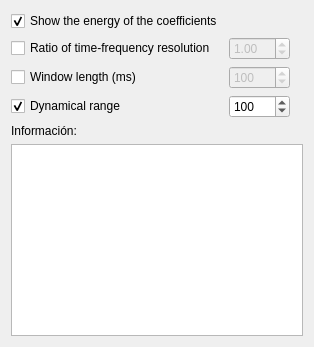
      <widget class="QWidget" name="tab_spectrogram">
       <attribute name="title">
        <string>Spectrogram</string>
       </attribute>
       <layout class="QGridLayout" name="gridLayout_3">
        <item row="0" column="0">
         <layout class="QGridLayout" name="gridLayout_2">
          <item row="2" column="2">
           <widget class="QLabel" name="labelWlen">
            <property name="sizePolicy">
             <sizepolicy hsizetype="Maximum" vsizetype="Preferred">
              <horstretch>0</horstretch>
              <verstretch>0</verstretch>
             </sizepolicy>
            </property>
            <property name="toolTip">
             <string>&lt;html&gt;&lt;head/&gt;&lt;body&gt;&lt;p&gt;Window length. Specifies the length of the window measured in ms. &lt;/p&gt;&lt;/body&gt;&lt;/html&gt;</string>
            </property>
            <property name="text">
             <string/>
            </property>
            <property name="pixmap">
             <pixmap>:/imagenes/info.png</pixmap>
            </property>
            <property name="alignment">
             <set>Qt::AlignCenter</set>
            </property>
           </widget>
          </item>
          <item row="1" column="0">
           <widget class="QCheckBox" name="sgram_tfr">
            <property name="text">
             <string>Ratio of time-frequency resolution</string>
            </property>
            <property name="checked">
             <bool>false</bool>
            </property>
            <property name="tristate">
             <bool>false</bool>
            </property>
           </widget>
          </item>
          <item row="2" column="0">
           <widget class="QCheckBox" name="sgram_wlen">
            <property name="text">
             <string>Window length (ms)</string>
            </property>
            <property name="checked">
             <bool>false</bool>
            </property>
           </widget>
          </item>
          <item row="2" column="1">
           <widget class="QSpinBox" name="sgram_wlen_value">
            <property name="enabled">
             <bool>false</bool>
            </property>
            <property name="maximum">
             <number>50000</number>
            </property>
            <property name="singleStep">
             <number>10</number>
            </property>
            <property name="value">
             <number>100</number>
            </property>
           </widget>
          </item>
          <item row="0" column="0">
           <widget class="QCheckBox" name="sgram_lin">
            <property name="text">
             <string>Show the energy of the coefficients</string>
            </property>
            <property name="checked">
             <bool>true</bool>
            </property>
           </widget>
          </item>
          <item row="1" column="1">
           <widget class="QDoubleSpinBox" name="sgram_tfr_value">
            <property name="enabled">
             <bool>false</bool>
            </property>
            <property name="sizePolicy">
             <sizepolicy hsizetype="Minimum" vsizetype="Fixed">
              <horstretch>0</horstretch>
              <verstretch>0</verstretch>
             </sizepolicy>
            </property>
            <property name="maximum">
             <double>5.000000000000000</double>
            </property>
            <property name="singleStep">
             <double>0.100000000000000</double>
            </property>
            <property name="value">
             <double>1.000000000000000</double>
            </property>
           </widget>
          </item>
          <item row="0" column="2">
           <widget class="QLabel" name="labelLin">
            <property name="sizePolicy">
             <sizepolicy hsizetype="Maximum" vsizetype="Preferred">
              <horstretch>0</horstretch>
              <verstretch>0</verstretch>
             </sizepolicy>
            </property>
            <property name="maximumSize">
             <size>
              <width>16777215</width>
              <height>16777215</height>
             </size>
            </property>
            <property name="toolTip">
             <string>&lt;html&gt;&lt;head/&gt;&lt;body&gt;&lt;p&gt;Show the energy of the coefficients on a linear scale.&lt;/p&gt;&lt;/body&gt;&lt;/html&gt;</string>
            </property>
            <property name="text">
             <string/>
            </property>
            <property name="pixmap">
             <pixmap>:/imagenes/info.png</pixmap>
            </property>
            <property name="alignment">
             <set>Qt::AlignCenter</set>
            </property>
           </widget>
          </item>
          <item row="1" column="2">
           <widget class="QLabel" name="labelTfr">
            <property name="sizePolicy">
             <sizepolicy hsizetype="Maximum" vsizetype="Preferred">
              <horstretch>0</horstretch>
              <verstretch>0</verstretch>
             </sizepolicy>
            </property>
            <property name="toolTip">
             <string>&lt;html&gt;&lt;head/&gt;&lt;body&gt;&lt;p&gt;Set the ratio of frequency resolution to time resolution. A value &lt;span style=&quot; color:#ff0000;&quot;&gt;v=1&lt;/span&gt; is the default. Setting &lt;span style=&quot; color:#ff0000;&quot;&gt;v&amp;gt;1&lt;/span&gt; will give better frequency resolution at the expense of a worse time resolution. A value of &lt;span style=&quot; color:#ff0000;&quot;&gt;0&amp;lt;v&amp;lt;1&lt;/span&gt; will do the opposite&lt;/p&gt;&lt;/body&gt;&lt;/html&gt;</string>
            </property>
            <property name="text">
             <string/>
            </property>
            <property name="pixmap">
             <pixmap>:/imagenes/info.png</pixmap>
            </property>
            <property name="alignment">
             <set>Qt::AlignCenter</set>
            </property>
           </widget>
          </item>
          <item row="3" column="2">
           <widget class="QLabel" name="label_6">
            <property name="sizePolicy">
             <sizepolicy hsizetype="Maximum" vsizetype="Preferred">
              <horstretch>0</horstretch>
              <verstretch>0</verstretch>
             </sizepolicy>
            </property>
            <property name="toolTip">
             <string>&lt;html&gt;&lt;head/&gt;&lt;body&gt;&lt;p&gt;Limit the dynamical range to &lt;span style=&quot; color:#ff0000;&quot;&gt;r&lt;/span&gt; by using a colormap in the interval &lt;span style=&quot; color:#ff0000;&quot;&gt;[chigh−r,chigh]&lt;/span&gt;, where &lt;span style=&quot; color:#0000ff;&quot;&gt;chigh&lt;/span&gt; is the highest value in the plot. The default value is &lt;span style=&quot; color:#ff0000;&quot;&gt;100&lt;/span&gt;.&lt;/p&gt;&lt;/body&gt;&lt;/html&gt;</string>
            </property>
            <property name="text">
             <string/>
            </property>
            <property name="pixmap">
             <pixmap>:/imagenes/info.png</pixmap>
            </property>
            <property name="alignment">
             <set>Qt::AlignCenter</set>
            </property>
           </widget>
          </item>
          <item row="3" column="0">
           <widget class="QCheckBox" name="sgram_dynr">
            <property name="text">
             <string>Dynamical range</string>
            </property>
            <property name="checked">
             <bool>true</bool>
            </property>
           </widget>
          </item>
          <item row="3" column="1">
           <widget class="QSpinBox" name="sgram_dynr_value">
            <property name="enabled">
             <bool>true</bool>
            </property>
            <property name="maximum">
             <number>1000</number>
            </property>
            <property name="value">
             <number>100</number>
            </property>
           </widget>
          </item>
          <item row="4" column="0">
           <widget class="QLabel" name="label_5">
            <property name="text">
             <string>Información:</string>
            </property>
           </widget>
          </item>
          <item row="5" column="0" colspan="3">
           <widget class="QTextEdit" name="infoSpectrogram"/>
          </item>
         </layout>
        </item>
       </layout>
      </widget>
